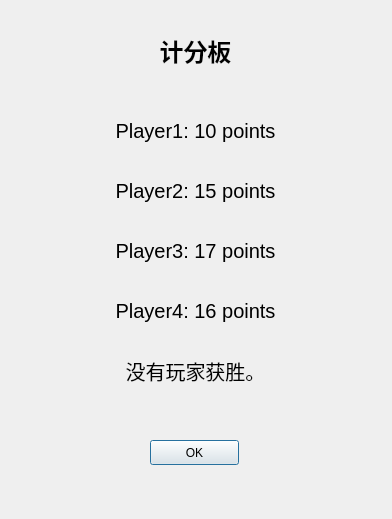
<?xml version="1.0" encoding="UTF-8"?>
<ui version="4.0">
 <class>_21point_Board</class>
 <widget class="QDialog" name="_21point_Board">
  <property name="geometry">
   <rect>
    <x>0</x>
    <y>0</y>
    <width>392</width>
    <height>519</height>
   </rect>
  </property>
  <property name="windowTitle">
   <string>Dialog</string>
  </property>
  <widget class="QLabel" name="label">
   <property name="geometry">
    <rect>
     <x>0</x>
     <y>30</y>
     <width>391</width>
     <height>41</height>
    </rect>
   </property>
   <property name="font">
    <font>
     <family>Microsoft YaHei UI</family>
     <pointsize>18</pointsize>
     <weight>75</weight>
     <bold>true</bold>
    </font>
   </property>
   <property name="text">
    <string>计分板</string>
   </property>
   <property name="alignment">
    <set>Qt::AlignCenter</set>
   </property>
  </widget>
  <widget class="QLabel" name="label_2">
   <property name="geometry">
    <rect>
     <x>0</x>
     <y>170</y>
     <width>391</width>
     <height>41</height>
    </rect>
   </property>
   <property name="font">
    <font>
     <family>Microsoft YaHei UI</family>
     <pointsize>15</pointsize>
     <weight>50</weight>
     <bold>false</bold>
    </font>
   </property>
   <property name="text">
    <string>Player2: 15 points</string>
   </property>
   <property name="alignment">
    <set>Qt::AlignCenter</set>
   </property>
  </widget>
  <widget class="QLabel" name="label_3">
   <property name="geometry">
    <rect>
     <x>0</x>
     <y>230</y>
     <width>391</width>
     <height>41</height>
    </rect>
   </property>
   <property name="font">
    <font>
     <family>Microsoft YaHei UI</family>
     <pointsize>15</pointsize>
     <weight>50</weight>
     <bold>false</bold>
    </font>
   </property>
   <property name="text">
    <string>Player3: 17 points</string>
   </property>
   <property name="alignment">
    <set>Qt::AlignCenter</set>
   </property>
  </widget>
  <widget class="QLabel" name="label_4">
   <property name="geometry">
    <rect>
     <x>0</x>
     <y>110</y>
     <width>391</width>
     <height>41</height>
    </rect>
   </property>
   <property name="font">
    <font>
     <family>Microsoft YaHei UI</family>
     <pointsize>15</pointsize>
     <weight>50</weight>
     <bold>false</bold>
    </font>
   </property>
   <property name="text">
    <string>Player1: 10 points</string>
   </property>
   <property name="alignment">
    <set>Qt::AlignCenter</set>
   </property>
  </widget>
  <widget class="QLabel" name="label_5">
   <property name="geometry">
    <rect>
     <x>0</x>
     <y>290</y>
     <width>391</width>
     <height>41</height>
    </rect>
   </property>
   <property name="font">
    <font>
     <family>Microsoft YaHei UI</family>
     <pointsize>15</pointsize>
     <weight>50</weight>
     <bold>false</bold>
    </font>
   </property>
   <property name="text">
    <string>Player4: 16 points</string>
   </property>
   <property name="alignment">
    <set>Qt::AlignCenter</set>
   </property>
  </widget>
  <widget class="QLabel" name="label_6">
   <property name="geometry">
    <rect>
     <x>0</x>
     <y>350</y>
     <width>391</width>
     <height>41</height>
    </rect>
   </property>
   <property name="font">
    <font>
     <family>Microsoft YaHei UI</family>
     <pointsize>15</pointsize>
     <weight>50</weight>
     <bold>false</bold>
    </font>
   </property>
   <property name="text">
    <string>没有玩家获胜。</string>
   </property>
   <property name="alignment">
    <set>Qt::AlignCenter</set>
   </property>
  </widget>
  <widget class="QPushButton" name="pushButton">
   <property name="geometry">
    <rect>
     <x>150</x>
     <y>440</y>
     <width>89</width>
     <height>25</height>
    </rect>
   </property>
   <property name="text">
    <string>OK</string>
   </property>
   <property name="default">
    <bool>true</bool>
   </property>
  </widget>
 </widget>
 <resources/>
 <connections/>
</ui>
